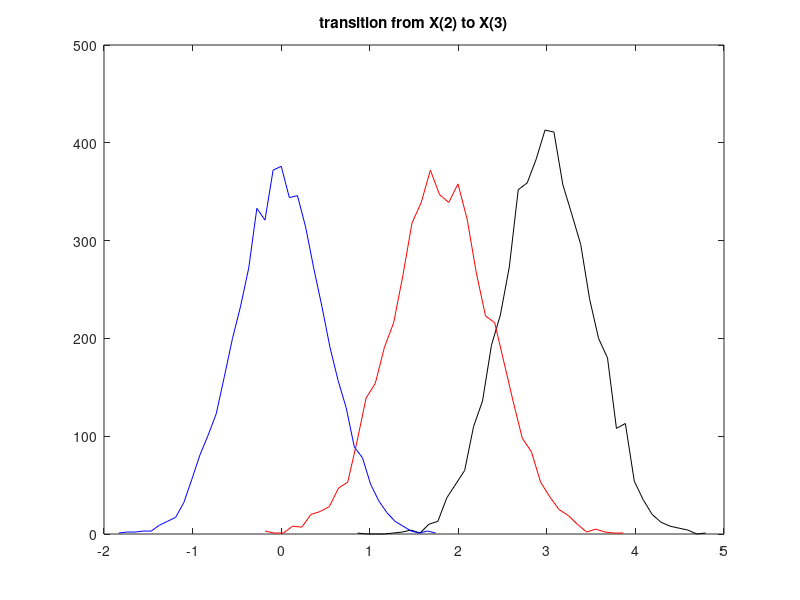

MATLAB code for this plot:
% Propagation of Gaussian state noise: details of states X2 and X3
%example of state dynamics model
% xn=0.6 xo + 0.5 w;

%autonomous behavior with  process noise---------------
Ns=10; %number of samples along time
X=zeros(5000,Ns); %reserve space

for np=1:5000,
X(np,1)=5; %initial state
for nn=2:Ns,
   X(np,nn)= 0.6*X(np,nn-1)+ 0.5*randn(1); %with process noise
end;
end;

[Y2,V2]=hist(X(:,2),40);
[Y3,V3]=hist(X(:,3),40);
R=0.5*randn(5000,1);
[YR,VR]=hist(R,40);

figure(1)
plot(V2,Y2,'k'); hold on;
plot(VR,YR,'b');
plot(V3,Y3,'r')
title('transition from X(2) to X(3)');
